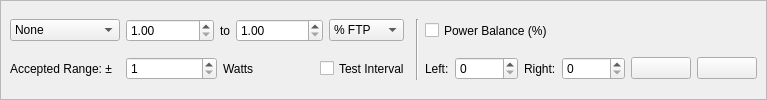
<?xml version="1.0" encoding="UTF-8"?>
<ui version="4.0">
 <class>PowerEditor</class>
 <widget class="QWidget" name="PowerEditor">
  <property name="windowModality">
   <enum>Qt::NonModal</enum>
  </property>
  <property name="geometry">
   <rect>
    <x>0</x>
    <y>0</y>
    <width>767</width>
    <height>100</height>
   </rect>
  </property>
  <property name="sizePolicy">
   <sizepolicy hsizetype="Fixed" vsizetype="Fixed">
    <horstretch>0</horstretch>
    <verstretch>0</verstretch>
   </sizepolicy>
  </property>
  <property name="minimumSize">
   <size>
    <width>0</width>
    <height>100</height>
   </size>
  </property>
  <property name="maximumSize">
   <size>
    <width>16777215</width>
    <height>100</height>
   </size>
  </property>
  <property name="focusPolicy">
   <enum>Qt::NoFocus</enum>
  </property>
  <property name="contextMenuPolicy">
   <enum>Qt::DefaultContextMenu</enum>
  </property>
  <property name="windowTitle">
   <string>Form</string>
  </property>
  <property name="styleSheet">
   <string notr="true"/>
  </property>
  <layout class="QVBoxLayout" name="verticalLayout">
   <property name="spacing">
    <number>0</number>
   </property>
   <property name="leftMargin">
    <number>0</number>
   </property>
   <property name="topMargin">
    <number>0</number>
   </property>
   <property name="rightMargin">
    <number>0</number>
   </property>
   <property name="bottomMargin">
    <number>0</number>
   </property>
   <item>
    <widget class="QFrame" name="frame_border">
     <property name="frameShape">
      <enum>QFrame::StyledPanel</enum>
     </property>
     <property name="frameShadow">
      <enum>QFrame::Raised</enum>
     </property>
     <layout class="QGridLayout" name="gridLayout">
      <item row="1" column="8">
       <widget class="QPushButton" name="pushButton_ok">
        <property name="sizePolicy">
         <sizepolicy hsizetype="Minimum" vsizetype="Fixed">
          <horstretch>0</horstretch>
          <verstretch>0</verstretch>
         </sizepolicy>
        </property>
        <property name="minimumSize">
         <size>
          <width>60</width>
          <height>0</height>
         </size>
        </property>
        <property name="maximumSize">
         <size>
          <width>60</width>
          <height>16777215</height>
         </size>
        </property>
        <property name="toolTip">
         <string>Confirm</string>
        </property>
        <property name="text">
         <string/>
        </property>
        <property name="icon">
         <iconset resource="../MyResources.qrc">
          <normaloff>:/image/icon/check</normaloff>:/image/icon/check</iconset>
        </property>
       </widget>
      </item>
      <item row="0" column="6">
       <widget class="QCheckBox" name="checkBox_balance">
        <property name="sizePolicy">
         <sizepolicy hsizetype="Preferred" vsizetype="Preferred">
          <horstretch>0</horstretch>
          <verstretch>0</verstretch>
         </sizepolicy>
        </property>
        <property name="minimumSize">
         <size>
          <width>0</width>
          <height>0</height>
         </size>
        </property>
        <property name="maximumSize">
         <size>
          <width>16777215</width>
          <height>16777215</height>
         </size>
        </property>
        <property name="text">
         <string>Power Balance (%)</string>
        </property>
       </widget>
      </item>
      <item row="0" column="0">
       <widget class="QComboBox" name="comboBox_power">
        <property name="sizePolicy">
         <sizepolicy hsizetype="Preferred" vsizetype="Fixed">
          <horstretch>0</horstretch>
          <verstretch>0</verstretch>
         </sizepolicy>
        </property>
        <property name="minimumSize">
         <size>
          <width>110</width>
          <height>0</height>
         </size>
        </property>
        <property name="maximumSize">
         <size>
          <width>110</width>
          <height>16777215</height>
         </size>
        </property>
        <item>
         <property name="text">
          <string>None</string>
         </property>
        </item>
        <item>
         <property name="text">
          <string>Flat</string>
         </property>
        </item>
        <item>
         <property name="text">
          <string>Progressive</string>
         </property>
        </item>
       </widget>
      </item>
      <item row="0" column="4" rowspan="2">
       <widget class="Line" name="line_2">
        <property name="orientation">
         <enum>Qt::Vertical</enum>
        </property>
       </widget>
      </item>
      <item row="0" column="1">
       <widget class="QWidget" name="widget_topLeft" native="true">
        <property name="sizePolicy">
         <sizepolicy hsizetype="Minimum" vsizetype="Preferred">
          <horstretch>0</horstretch>
          <verstretch>0</verstretch>
         </sizepolicy>
        </property>
        <property name="minimumSize">
         <size>
          <width>260</width>
          <height>0</height>
         </size>
        </property>
        <layout class="QHBoxLayout" name="horizontalLayout">
         <property name="leftMargin">
          <number>0</number>
         </property>
         <property name="topMargin">
          <number>0</number>
         </property>
         <property name="rightMargin">
          <number>0</number>
         </property>
         <property name="bottomMargin">
          <number>0</number>
         </property>
         <item>
          <widget class="QDoubleSpinBox" name="spinBox_ftpStart">
           <property name="sizePolicy">
            <sizepolicy hsizetype="MinimumExpanding" vsizetype="Preferred">
             <horstretch>0</horstretch>
             <verstretch>0</verstretch>
            </sizepolicy>
           </property>
           <property name="minimumSize">
            <size>
             <width>50</width>
             <height>0</height>
            </size>
           </property>
           <property name="maximumSize">
            <size>
             <width>16777215</width>
             <height>16777215</height>
            </size>
           </property>
           <property name="decimals">
            <number>2</number>
           </property>
           <property name="minimum">
            <double>1.000000000000000</double>
           </property>
           <property name="maximum">
            <double>999.000000000000000</double>
           </property>
          </widget>
         </item>
         <item>
          <widget class="QLabel" name="label_toFtpTxt">
           <property name="sizePolicy">
            <sizepolicy hsizetype="Minimum" vsizetype="Preferred">
             <horstretch>0</horstretch>
             <verstretch>0</verstretch>
            </sizepolicy>
           </property>
           <property name="minimumSize">
            <size>
             <width>7</width>
             <height>0</height>
            </size>
           </property>
           <property name="maximumSize">
            <size>
             <width>16777215</width>
             <height>16777215</height>
            </size>
           </property>
           <property name="text">
            <string>to</string>
           </property>
           <property name="alignment">
            <set>Qt::AlignCenter</set>
           </property>
          </widget>
         </item>
         <item>
          <widget class="QDoubleSpinBox" name="spinBox_ftpEnd">
           <property name="sizePolicy">
            <sizepolicy hsizetype="MinimumExpanding" vsizetype="Preferred">
             <horstretch>0</horstretch>
             <verstretch>0</verstretch>
            </sizepolicy>
           </property>
           <property name="minimumSize">
            <size>
             <width>50</width>
             <height>0</height>
            </size>
           </property>
           <property name="maximumSize">
            <size>
             <width>16777215</width>
             <height>16777215</height>
            </size>
           </property>
           <property name="decimals">
            <number>2</number>
           </property>
           <property name="minimum">
            <double>1.000000000000000</double>
           </property>
           <property name="maximum">
            <double>999.000000000000000</double>
           </property>
          </widget>
         </item>
         <item>
          <widget class="QComboBox" name="comboBox_FTPorWatts">
           <property name="sizePolicy">
            <sizepolicy hsizetype="Preferred" vsizetype="Fixed">
             <horstretch>0</horstretch>
             <verstretch>0</verstretch>
            </sizepolicy>
           </property>
           <property name="minimumSize">
            <size>
             <width>75</width>
             <height>0</height>
            </size>
           </property>
           <property name="maximumSize">
            <size>
             <width>75</width>
             <height>16777215</height>
            </size>
           </property>
           <item>
            <property name="text">
             <string>% FTP</string>
            </property>
           </item>
           <item>
            <property name="text">
             <string>watts</string>
            </property>
           </item>
          </widget>
         </item>
        </layout>
       </widget>
      </item>
      <item row="1" column="6">
       <widget class="QWidget" name="widget_bottomRight" native="true">
        <property name="sizePolicy">
         <sizepolicy hsizetype="Minimum" vsizetype="Preferred">
          <horstretch>0</horstretch>
          <verstretch>0</verstretch>
         </sizepolicy>
        </property>
        <property name="minimumSize">
         <size>
          <width>200</width>
          <height>0</height>
         </size>
        </property>
        <property name="maximumSize">
         <size>
          <width>200</width>
          <height>16777215</height>
         </size>
        </property>
        <layout class="QHBoxLayout" name="horizontalLayout_2">
         <property name="leftMargin">
          <number>0</number>
         </property>
         <property name="topMargin">
          <number>0</number>
         </property>
         <property name="rightMargin">
          <number>0</number>
         </property>
         <property name="bottomMargin">
          <number>0</number>
         </property>
         <item>
          <widget class="QLabel" name="label_left">
           <property name="sizePolicy">
            <sizepolicy hsizetype="Minimum" vsizetype="Preferred">
             <horstretch>0</horstretch>
             <verstretch>0</verstretch>
            </sizepolicy>
           </property>
           <property name="minimumSize">
            <size>
             <width>5</width>
             <height>0</height>
            </size>
           </property>
           <property name="text">
            <string>Left:</string>
           </property>
          </widget>
         </item>
         <item>
          <widget class="QSpinBox" name="spinBox_leftBalance">
           <property name="sizePolicy">
            <sizepolicy hsizetype="MinimumExpanding" vsizetype="Preferred">
             <horstretch>0</horstretch>
             <verstretch>0</verstretch>
            </sizepolicy>
           </property>
           <property name="minimumSize">
            <size>
             <width>40</width>
             <height>0</height>
            </size>
           </property>
           <property name="maximum">
            <number>100</number>
           </property>
          </widget>
         </item>
         <item>
          <widget class="QLabel" name="label_right">
           <property name="sizePolicy">
            <sizepolicy hsizetype="Minimum" vsizetype="Preferred">
             <horstretch>0</horstretch>
             <verstretch>0</verstretch>
            </sizepolicy>
           </property>
           <property name="minimumSize">
            <size>
             <width>5</width>
             <height>0</height>
            </size>
           </property>
           <property name="text">
            <string>Right:</string>
           </property>
          </widget>
         </item>
         <item>
          <widget class="QSpinBox" name="spinBox_rightBalance">
           <property name="sizePolicy">
            <sizepolicy hsizetype="MinimumExpanding" vsizetype="Preferred">
             <horstretch>0</horstretch>
             <verstretch>0</verstretch>
            </sizepolicy>
           </property>
           <property name="minimumSize">
            <size>
             <width>40</width>
             <height>0</height>
            </size>
           </property>
           <property name="maximum">
            <number>100</number>
           </property>
          </widget>
         </item>
        </layout>
       </widget>
      </item>
      <item row="1" column="0" colspan="3">
       <widget class="QWidget" name="widget_bottomLeft" native="true">
        <property name="sizePolicy">
         <sizepolicy hsizetype="Fixed" vsizetype="Preferred">
          <horstretch>0</horstretch>
          <verstretch>0</verstretch>
         </sizepolicy>
        </property>
        <property name="minimumSize">
         <size>
          <width>400</width>
          <height>0</height>
         </size>
        </property>
        <layout class="QHBoxLayout" name="horizontalLayout_3">
         <property name="leftMargin">
          <number>0</number>
         </property>
         <property name="topMargin">
          <number>0</number>
         </property>
         <property name="rightMargin">
          <number>0</number>
         </property>
         <property name="bottomMargin">
          <number>0</number>
         </property>
         <item>
          <widget class="QLabel" name="label_acceptedPower">
           <property name="sizePolicy">
            <sizepolicy hsizetype="Minimum" vsizetype="Preferred">
             <horstretch>0</horstretch>
             <verstretch>0</verstretch>
            </sizepolicy>
           </property>
           <property name="minimumSize">
            <size>
             <width>110</width>
             <height>0</height>
            </size>
           </property>
           <property name="toolTip">
            <string/>
           </property>
           <property name="text">
            <string>Accepted Range: ±</string>
           </property>
          </widget>
         </item>
         <item>
          <widget class="QSpinBox" name="spinBox_rangePower">
           <property name="sizePolicy">
            <sizepolicy hsizetype="MinimumExpanding" vsizetype="Preferred">
             <horstretch>0</horstretch>
             <verstretch>0</verstretch>
            </sizepolicy>
           </property>
           <property name="minimumSize">
            <size>
             <width>50</width>
             <height>0</height>
            </size>
           </property>
           <property name="minimum">
            <number>1</number>
           </property>
          </widget>
         </item>
         <item>
          <widget class="QLabel" name="label_accptedWattsTxt">
           <property name="sizePolicy">
            <sizepolicy hsizetype="MinimumExpanding" vsizetype="Preferred">
             <horstretch>0</horstretch>
             <verstretch>0</verstretch>
            </sizepolicy>
           </property>
           <property name="text">
            <string>Watts</string>
           </property>
          </widget>
         </item>
         <item>
          <widget class="QCheckBox" name="checkBox_testInterval">
           <property name="sizePolicy">
            <sizepolicy hsizetype="Preferred" vsizetype="Preferred">
             <horstretch>0</horstretch>
             <verstretch>0</verstretch>
            </sizepolicy>
           </property>
           <property name="minimumSize">
            <size>
             <width>0</width>
             <height>0</height>
            </size>
           </property>
           <property name="maximumSize">
            <size>
             <width>16777215</width>
             <height>16777215</height>
            </size>
           </property>
           <property name="toolTip">
            <string>Test Interval will not put your trainer in ErgMode</string>
           </property>
           <property name="text">
            <string>Test Interval</string>
           </property>
          </widget>
         </item>
        </layout>
       </widget>
      </item>
      <item row="1" column="7">
       <widget class="QPushButton" name="pushButton_default">
        <property name="sizePolicy">
         <sizepolicy hsizetype="Minimum" vsizetype="Fixed">
          <horstretch>0</horstretch>
          <verstretch>0</verstretch>
         </sizepolicy>
        </property>
        <property name="minimumSize">
         <size>
          <width>60</width>
          <height>0</height>
         </size>
        </property>
        <property name="maximumSize">
         <size>
          <width>60</width>
          <height>16777215</height>
         </size>
        </property>
        <property name="toolTip">
         <string>Reset to default</string>
        </property>
        <property name="text">
         <string/>
        </property>
        <property name="icon">
         <iconset resource="../MyResources.qrc">
          <normaloff>:/image/icon/delete</normaloff>:/image/icon/delete</iconset>
        </property>
       </widget>
      </item>
     </layout>
    </widget>
   </item>
  </layout>
 </widget>
 <resources>
  <include location="../MyResources.qrc"/>
 </resources>
 <connections/>
</ui>
